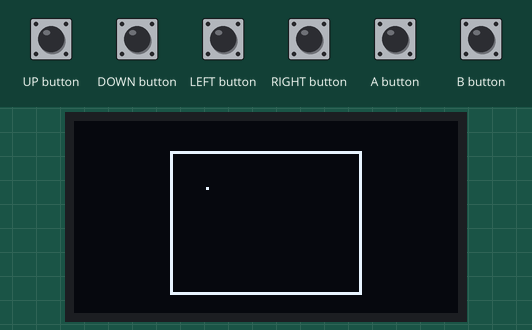
This sketch was run on a simulated Arduboy, built with avr-gcc and run on an emulated ATmega32U4. Shown: 128×64 one-colour display. The test bench sets the inputs (shaded band).

Above: at 1.2 s.
1.3 s: UP button pressed for 1 s
3.8 s: LEFT button pressed for 0.15 s
5.4 s: DOWN button pressed for 0.15 s
7.0 s: RIGHT button pressed for 0.15 s
8.6 s: UP button pressed for 0.15 s
10.2 s: DOWN button pressed for 1 s
Timing chart, 0 to 13.2 s (numbered marks = the images above; inputs shaded):
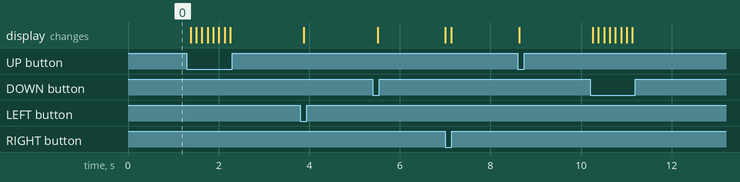

The sketch:

arduboy-maze.ino
```cpp
#include "Arduboy.h"
#include "player.h"
#include "geometry.h"

Arduboy arduboy;
Player player;
Rectangle area;

void setup() {
  arduboy.begin();
  arduboy.setFrameRate(8);

  area.width = 64;
  area.height = 48;
  area.x = 32;
  area.y = 10;
  player.x = 44;
  player.y = 22;

  redraw();
}

void loop() {

  // mocking debounce...
  if(!arduboy.nextFrame()) {
    return;
  }

  uint8_t buttons = arduboy.getInput();
  if(move_player(player, buttons, area)) {
    redraw();
  }
}

void redraw() {
  arduboy.clear();
  arduboy.drawRect(area.x, area.y, area.width, area.height, WHITE);
  arduboy.drawRect(player.x, player.y, 1, 1, WHITE);

  arduboy.display();
}
```

geometry.cpp
```cpp
#include "geometry.h"
#include "Arduboy.h"


bool point_in_rectangle(Point point, Rectangle rectangle) {

  short maxX = rectangle.x + rectangle.width;
  short maxY = rectangle.y + rectangle.height;

  return point.x >= rectangle.x &&
    point.y >= rectangle.y &&
    point.x <= maxX &&
    point.y <= maxY;
}

Point get_offset(short direction) {
  Point offset;

  if(direction & LEFT_BUTTON) {
    offset.x--;
  }

  if(direction & RIGHT_BUTTON) {
    offset.x++;
  }

  if(direction & UP_BUTTON) {
    offset.y--;
  }

  if(direction & DOWN_BUTTON) {
    offset.y++;
  }

  return offset;
}

//Point operator+(Point a, Point b) {
Point sum_points(Point a, Point b) {
  Point sum;
  sum.x = a.x + b.x;
  sum.y = a.y + b.y;
  return sum;
}
```

geometry.h
```cpp
#ifndef RECTANGLE_H
#define RECTANGLE_H

struct Point {
  short x = 0;
  short y = 0;
};

//Point operator+=(Point a, Point b);
Point sum_points(Point a, Point b);

struct Size {
  short width = 0;
  short height = 0;
};

struct Rectangle : Point, Size {
};

bool point_in_rectangle(Point point, Rectangle rectangle);
Point get_offset(short direction);

#endif
```

player.cpp
```cpp
#include "player.h"
#include "geometry.h"
#include "Arduboy.h"

bool move_player(Player& player, short direction, Rectangle& area) {
  Point offset = get_offset(direction);

  // No attempt?
  if(offset.x == 0 && offset.y == 0) {
    return false;
  }
  Point target = sum_points(player, offset);

  // Out of bounds?
  if(!point_in_rectangle(target, area)) {
    return false;
  }

  // Blocked?
//  if(!is_open_cell(area, target)) {
//    return false;
//  }
  player.x = target.x;
  player.y = target.y;

  return true;
}

void draw_player(Player& obj) {

}
```

player.h
```cpp
#ifndef PLAYER_H
#define PLAYER_H

#include "geometry.h"

struct Player : Point {
};

bool move_player(Player& player, short direction, Rectangle& area);
void draw_player(Player& player);


#endif
```
